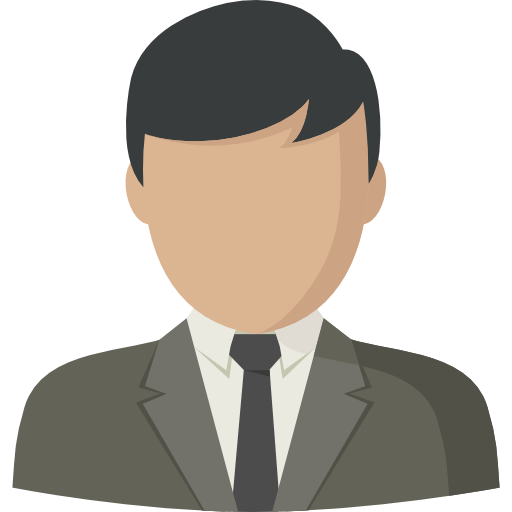
#> input picture img.png, 512 x 512 px
$ python main.py
#> lines starting #> are read from the running program, lines starting #| are printed output that depends on the picture
import numpy as np
from PIL import Image
from typing import Iterable
import os
import shutil


def coordinate_generator(image_size: tuple[int, int], tile_size: tuple[int, int], slide_x: int, slide_y: int) -> Iterable[tuple[int, int]]:
    image_width, image_height, _ = image_size
    tile_width, tile_height = tile_size

    for y in range(0, image_height - tile_height + 1, slide_y):
        for x in range(0, image_width - tile_width + 1, slide_x):
            yield (x, y)


def tile_generator(image, tile_size, coordinates):
    tile_width, tile_height = tile_size

    for x, y in coordinates:
        tile = np.array(image[y:y + tile_height, x:x + tile_width])
        yield tile


def save_tiles_as_images(tiles, output_dir):
    '''
    Use both functions to generate tiles for each image, and save them to a properly named directory/filepath
    directory and file path together should be named so that we know: tile image, tile coordinates, zoom, tile size etc
    E.g.) /data/tiles/<image_name>/<zoom>_<size>/<coordinates>.jpeg
    '''

    if os.path.exists(output_dir):
        shutil.rmtree(output_dir)

    os.makedirs(output_dir)

    for i, tile in enumerate(tiles):
        tile_image = Image.fromarray(tile)
        output_file_path = os.path.join(output_dir, f"tile_{i}.png")
        tile_image.save(output_file_path)


def main():
    '''
    tile_size = (2,2)
    slidex =1 slidey=1
    Dummy Image:
    1  2  3  13
    4  5  6  14
    7  8  9  15
    10 11 12 16
    '''

    # image = np.array([[1,2,3,13],[4,5,6,14],[7,8,9,15],[10,11,12,16]]) # dummy image

    # Load image
    image = np.array(Image.open("img.png"))
#> image is the input picture: shape (512, 512, 4); mean R, G, B, A 187.1, 181.4, 173.7, 138.7
    image = image.reshape(image.shape[0], image.shape[1], -1)
    print(f"Image shape: {image.shape}")
#| Image shape: (512, 512, 4)

    image_size = image.shape
#> image_size = (512, 512, 4)
    tile_size = (100, 100)

    # Generate coordinates
    coordinates = coordinate_generator(
        image_size, tile_size, slide_x=50, slide_y=50)
    # Generate tiles using coordinates
    tiles = tile_generator(image, tile_size, coordinates)

    # Save tiles to output directory
    output_dir = "output_tiles"
    save_tiles_as_images(tiles, output_dir)
#> the loop in save_tiles_as_images, `for i, tile in enumerate(tiles):` made 81 passes
#> pass 2, in save_tiles_as_images, `tile_image = Image.fromarray(tile)`:
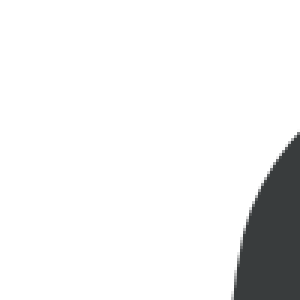
#> tile_image: PIL image 100x100 RGBA (shown 3 times larger); mean R, G, B, A 237.5, 237.8, 237.9, 21.5; transparent parts drawn white
#> pass 3, in save_tiles_as_images, `tile_image = Image.fromarray(tile)`:
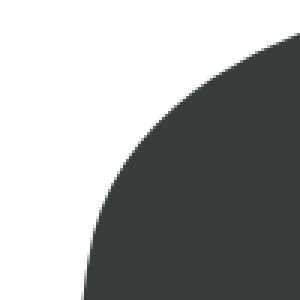
#> tile_image: PIL image 100x100 RGBA (shown 3 times larger); mean R, G, B, A 162.3, 163.7, 164.1, 117.5; transparent parts drawn white
#> after the loop in save_tiles_as_images, `for i, tile in enumerate(tiles):`:
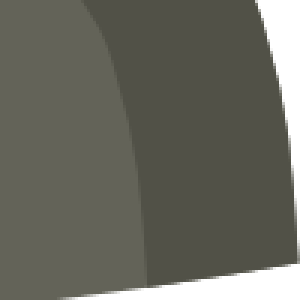
#> tile_image: PIL image 100x100 RGBA (shown 3 times larger); mean R, G, B, A 103.7, 103.7, 94.2, 231.1; transparent parts drawn white


if __name__ == "__main__":
    main()
